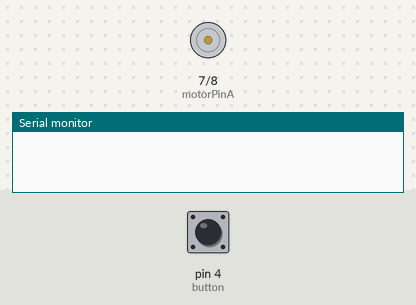
A sketch run on a simulated Arduino Uno, built with avr-gcc and run on an emulated ATmega328P. Shown: motor-driver pin pairs drawn as motors (green arrow = first pin HIGH = forward, orange = second pin HIGH = backward, longer = more drive, scaled by the enable pin), the last lines printed to the serial monitor. The inputs (shaded band) are chosen by the test bench; at power-on: pin 4 (button) LOW.

Above: at 1.2 s.
1.3 s: pin 4 (button) pulled HIGH for 0.15 s
At 2.6 s:
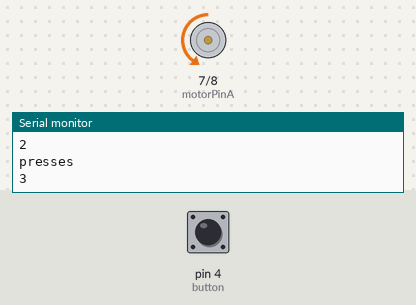
Timing chart, 0 to 7.8 s (numbered marks = the images above; inputs shaded):
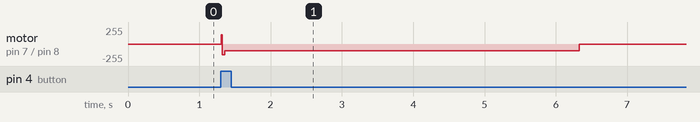

The sketch:

E5_MotorControl.ino
```cpp
//E5: Motor Control

const int button = 4;
boolean buttonState = LOW;  //whether button is HIGH or LOW
int buttonPresses; //number of times the button has been pressed
const int pwmPin = 9;  // 1,2 enable on hbridge
const int motorPinA = 7;
const int motorPinB = 8;
int motorSpeed;
boolean lastButtonState = LOW;

void setup() {
  Serial.begin(9600);
  pinMode(pwmPin, OUTPUT);   //arduino pin outputting what the motor should do
  pinMode(motorPinA, OUTPUT); //telling one side of the motor if it should be open or closed
  pinMode(motorPinB, OUTPUT); //telling the other side of the motor if it should be open or closed
}

//from Chapter 2 of Exploring Arduino
boolean debounce(boolean last){ //debouncing the button
  boolean current = digitalRead(button);  //reading the button state
  if(last !=current){   //if last state doesn't equal current
    delay(5); //wait 5 milliseconds
    current = digitalRead(button);  //read the button state again
    }
    return current;   //return the current value of the button
  }

void forward(int s) { //code from Katherine's code on github
  digitalWrite(pwmPin, LOW); //first pwm pin is off
  digitalWrite(motorPinA, HIGH); //then open one side of the motor for one direction
  digitalWrite(motorPinB, LOW); //close the other side of motor
  analogWrite(pwmPin, s); //then pwm pin sends this speed to motor

}

void reverse(int s) {
  digitalWrite(pwmPin, LOW); //first pwm pin is off
  digitalWrite(motorPinA, LOW); //then opposite side of motor is open to reverse direction
  digitalWrite(motorPinB, HIGH); //close other side of motor
  analogWrite(pwmPin, s); //then run pwm at this speed

}

void brake() {
  digitalWrite(pwmPin, LOW);  //first pwm pin is off
  digitalWrite(motorPinA, LOW); //then both sides of the motor are closed
  digitalWrite(motorPinB, LOW);
  digitalWrite(pwmPin, HIGH); //then run pwm ON and nothing should happen because motor is open

}
void loop() {
  buttonState = debounce(lastButtonState); //using debounce function to debounce
  //Serial.println(buttonState); //print the state of the button in the serial monitor

  if(lastButtonState == LOW && buttonState==HIGH){ //if the button was pressed
      buttonPresses++; //count it as a button press
      motorSpeed = 200;
      forward(motorSpeed); //turn the motor on in one direction at designated speed
      Serial.println("presses");
Serial.println(buttonPresses);


      if(lastButtonState == LOW && buttonState==HIGH && buttonPresses==3){ //if the button is pressed 3 times
        motorSpeed = 100;
        reverse(motorSpeed);  //turn the motor in opposite direction at a slower speed
        delay(5000); //keep the motor turning this direction for 5 seconds
        lastButtonState=buttonState;
        }

    }


  else if(buttonState == LOW){
    //motorSpeed = 0;
    brake();
    }
    //buttonPresses=0;


}
```

Measured:
- after the input at 1.3 s, motor on pin 7 (motorPinA) / pin 8 (motorPinB): stopped → backward 100/255 at once, → stopped 5.0 s later
